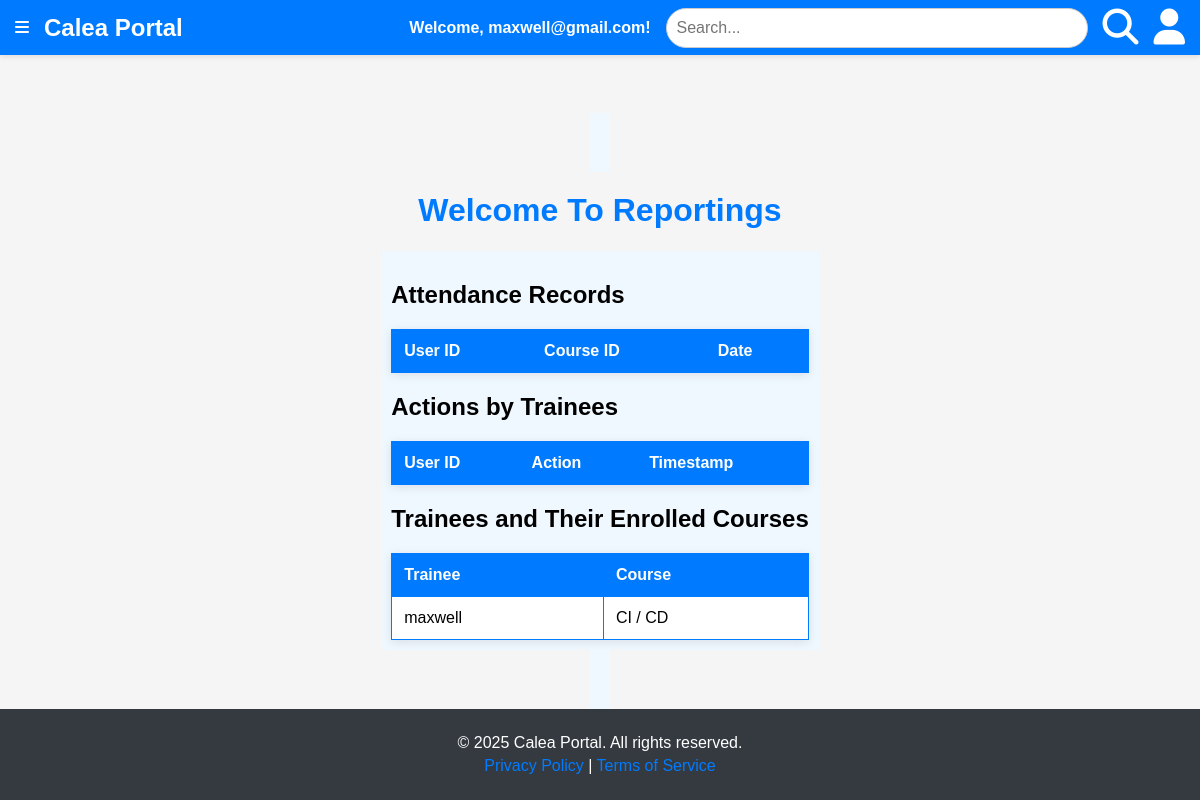
Screenshot of /reports.php (signed in) with the database file from the repository.
### tables this page shows
CREATE TABLE `users` (
  `id` int(11) NOT NULL,
  `username` varchar(50) NOT NULL,
  `password` varchar(255) NOT NULL,
  `role` enum('admin','trainer','trainee') NOT NULL DEFAULT 'trainee',
  `qualifications` varchar(255) DEFAULT NULL,
  `expertise` varchar(255) DEFAULT NULL,
  `created_at` timestamp NOT NULL DEFAULT current_timestamp()
);

CREATE TABLE `courses` (
  `id` int(11) NOT NULL,
  `title` varchar(255) NOT NULL,
  `description` text NOT NULL,
  `created_at` timestamp NOT NULL DEFAULT current_timestamp(),
  `updated_at` timestamp NOT NULL DEFAULT current_timestamp() ON UPDATE current_timestamp(),
  `credits` int(11) NOT NULL DEFAULT 0,
  `duration` int(11) DEFAULT NULL,
  `image` varchar(255) DEFAULT NULL,
  `trainer_username` varchar(20) NOT NULL,
  `image_url` varchar(255) DEFAULT NULL
);

### reports.php (the view, shortened to what this page needs)
<?php
include 'dbconn.php';
include 'adminheader.php';
$traineeCourses = $conn->query("
    SELECT u.username AS trainee, c.title AS course
    FROM enrollments e
    JOIN users u ON e.trainee_id = u.id
    JOIN courses c ON e.course_id = c.id
    WHERE u.role = 'trainee'
");
?>
<!DOCTYPE html>
<html lang="en">
<head>
    <link rel="stylesheet" href="fontawesome-free-6.4.0-web/css/all.min.css">
</head>
<body>
<h1>Welcome To Reportings</h1>
    <div class="content">
        <h2>Attendance Records</h2>
        <table>
            <tr>
                <th>User ID</th>
                <th>Course ID</th>
                <th>Date</th>
            </tr>
        </table>
        <h2>Actions by Trainees</h2>
        <table>
            <tr>
                <th>User ID</th>
                <th>Action</th>
                <th>Timestamp</th>
            </tr>
        </table>
        <h2>Trainees and Their Enrolled Courses</h2>
        <table>
            <tr>
                <th>Trainee</th>
                <th>Course</th>
            </tr>
            <?php while ($traineeCourse = $traineeCourses->fetch_assoc()): ?>
            <tr>
                <td><?php echo htmlspecialchars($traineeCourse['trainee']); ?></td>
                <td><?php echo htmlspecialchars($traineeCourse['course']); ?></td>
            </tr>
            <?php endwhile; ?>
        </table>
    </div>
</body>
</html>
<?php
include 'footer.php';
?>

### adminheader.php (shortened to what this page needs)
<?php
include 'dbconn.php';
$username = 'Guest';
if (isset($_SESSION['user_id'])) {
    $user_id = $_SESSION['user_id'];
    $stmt = $conn->prepare("SELECT username FROM users WHERE id = ?");
    $stmt->bind_param("i", $user_id);
    $stmt->execute();
    $result = $stmt->get_result();
    if ($result->num_rows > 0) {
        $user = $result->fetch_assoc();
        $username = $user['username'];
    }
}
?>
<!DOCTYPE html>
<html lang="en">
<head>
    <link rel="stylesheet" href="fontawesome-free-6.4.0-web/css/all.min.css">
</head>
<body>
    <div class="header">
        <span class="menu-icon" onclick="toggleSidebar()">
            <i class="fas fa-bars"></i>
        </span>
        <h2>Calea Portal</h2>
        <div class="welcome-message">Welcome, <?php echo htmlspecialchars($username); ?>!</div>
        <input type="text" id="search-bar" class="search-bar" placeholder="Search..." onkeypress="if(event.key === 'Enter') executeSearch()">
        <span class="search-icon" onclick="executeSearch()"><i class="fas fa-search"></i></span>
        <span class="user-icon">
            <i class="fas fa-user"></i>
        </span>
    </div>
    <div class="content">
    </div>
</body>
</html>

### adminheader.php (style rules this page uses)
html, body { height: 100%; margin: 0; font-family: Helvetica; display: flex; flex-direction: column; }
.header { height: 55px; background-color: #007bff; color: white; display: flex; align-items: center; padding: 0 15px; box-shadow: 0 2px 5px rgba(0, 0, 0, 0.1); }
.header h2 { margin: 0 15px; }
.welcome-message { margin-left: auto; font-size: 16px; font-weight: bold; }
.search-bar { background-color: white; border: 1px solid #ccc; padding: 10px; border-radius: 22px; width: 400px; margin-left: 15px; font-size: 16px; }
.search-icon, .user-icon { cursor: pointer; font-size: 36px; margin-left: 15px; line-height: 55px; }
.content { flex-grow: 1; padding: 15px; background-color: #f1f1f1; }

### reports.php (style rules this page uses)
body { font-family: Arial, sans-serif; background-color: whitesmoke; margin: 0; padding: 0; }
.content { padding: 10px; max-width: 1200px; margin: auto; background-color: #f0f8ff; }
h1 { color: #007bff; text-align: center; margin-top: 20px; }
table { width: 100%; border-collapse: collapse; margin-top: 20px; box-shadow: 0 2px 10px rgba(0, 0, 0, 0.1); background: white; }
th, td { border: 1px solid #007bff; padding: 12px; text-align: left; }
th { background-color: #007bff; color: white; }

### footer.php (style rules this page uses)
body { display: flex; flex-direction: column; min-height: 100vh; margin: 0; }
.content { flex: 1; }

### rows the page displays
users: username "maxwell@gmail.com"
users: username "maxwell", courses.title "CI / CD"
